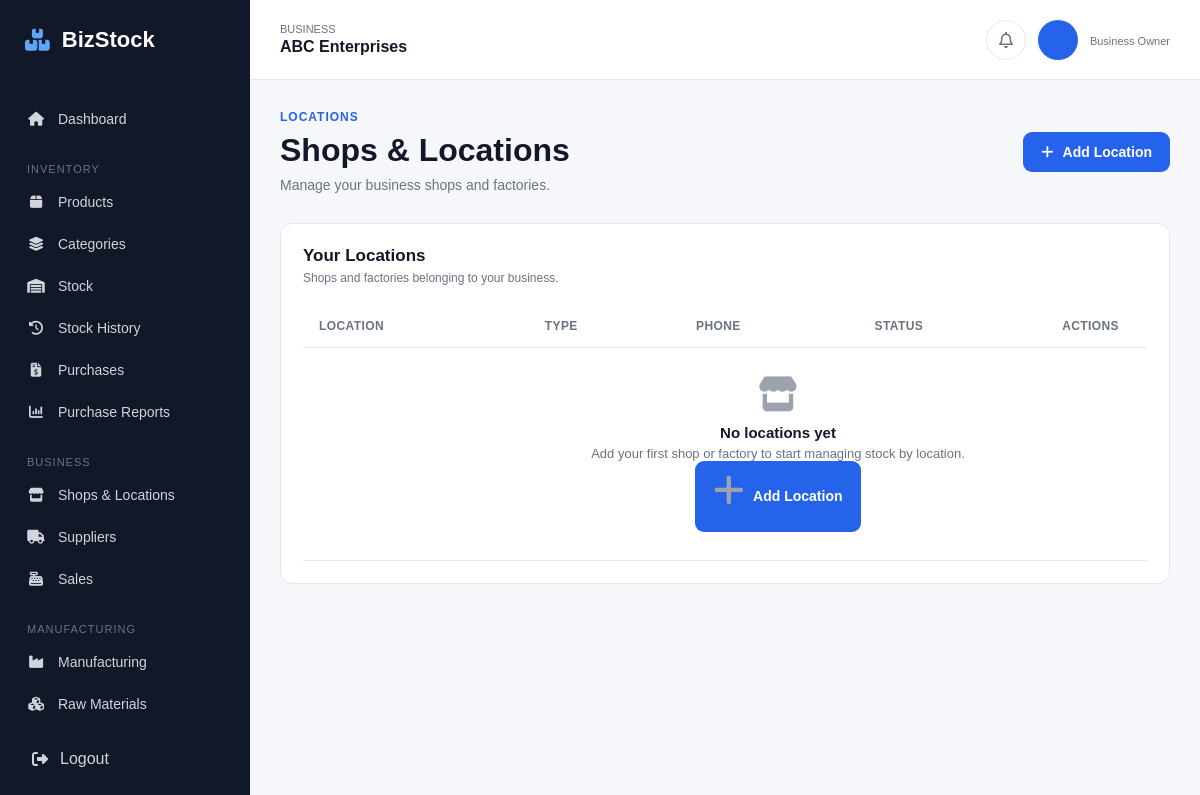
/shops/locations/ (signed in), run on an earlier commit of the app's database.
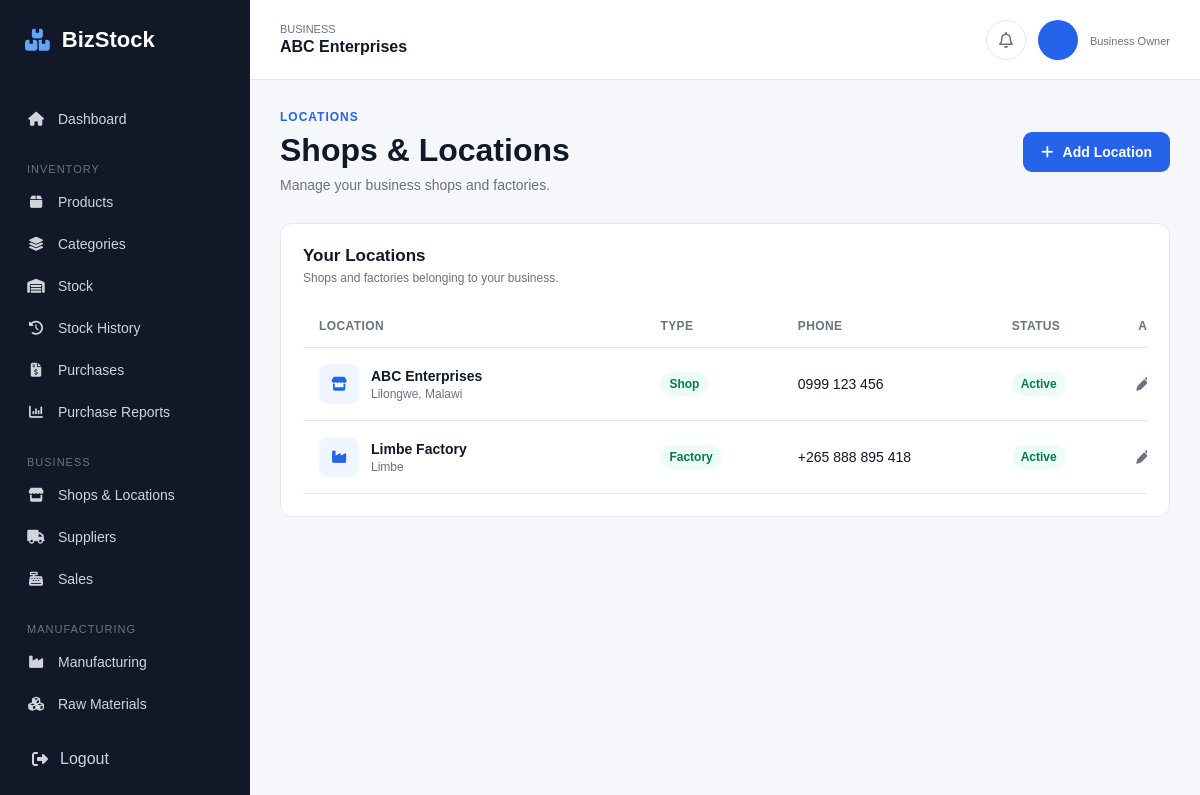
And on a later commit of the database.
### shops/models.py (models this page shows, shortened)
class Location(models.Model):
    LOCATION_TYPES = [
        ('factory', 'Factory'),
        ('shop', 'Shop'),
    ]
    business = models.ForeignKey(
        Business,
        on_delete=models.CASCADE,
        related_name='locations'
    )
    name = models.CharField(
        max_length=150
    )
    location_type = models.CharField(
        max_length=20,
        choices=LOCATION_TYPES
    )
    address = models.TextField(
        blank=True
    )
    phone = models.CharField(
        max_length=30,
        blank=True
    )
    is_active = models.BooleanField(
        default=True
    )
    created_at = models.DateTimeField(
        auto_now_add=True
    )
    class Meta:
        ordering = ['name']

### shops/views.py (the view)
# urls.py: path('locations/', views.location_list, name='location_list'),
@login_required
def location_list(request):
    business = request.user.userprofile.business
    locations = Location.objects.filter(
        business=business
    )
    return render(
        request,
        'shops/location_list.html',
        {
            'locations': locations,
        }
    )

### templates/shops/location_list.html (shortened to what the changed rows need)
{% extends 'base.html' %}
{% block content %}
<div class="page-header">
    <div>
        <h1>Shops & Locations</h1>
    </div>
</div>
<div class="dashboard-panel">
    <div class="panel-header">
        <div>
            <h2>Your Locations</h2>
        </div>
    </div>
    <div class="table-container">
        <table class="data-table">
            <thead>
                <tr>
                    <th>Location</th>
                    <th>Type</th>
                    <th>Phone</th>
                    <th>Status</th>
                    <th>Actions</th>
                </tr>
            </thead>
            <tbody>
                {% for location in locations %}
                <tr>
                    <td>
                        <div class="product-name">
                            <div class="product-icon">
                                {% if location.location_type == 'factory' %}
                                    <i class="fa-solid fa-industry"></i>
                                {% else %}
                                    <i class="fa-solid fa-store"></i>
                                {% endif %}
                            </div>
                            <div>
                                <strong>
                                    {{ location.name }}
                                </strong>
                                {% if location.address %}
                                    <small>
                                        {{ location.address }}
                                    </small>
                                {% endif %}
                            </div>
                        </div>
                    </td>
                    <td>
                        {% if location.location_type == 'factory' %}
                            <span class="status-badge active">
                                Factory
                            </span>
                        {% else %}
                            <span class="status-badge active">
                                Shop
                            </span>
                        {% endif %}
                    </td>
                    <td>
                        {{ location.phone|default:"—" }}
                    </td>
                    <td>
                        {% if location.is_active %}
                            <span class="status-badge active">
                                Active
                            </span>
                        {% else %}
                            <span class="status-badge inactive">
                                Inactive
                            </span>
                        {% endif %}
                    </td>
                    <td>
                        <div class="table-actions">
                            <a
                                href="{% url 'location_edit' location.id %}"
                                class="table-action"
                            >
                                <i class="fa-solid fa-pen"></i>
                            </a>
                        </div>
                    </td>
                </tr>
                {% empty %}
                <tr>
                    <td colspan="5">
                        <div class="empty-state">
                            <i class="fa-solid fa-store"></i>
                            <h3>No locations yet</h3>
                            <p>
                                Add your first shop or factory to start
                                managing stock by location.
                            </p>
                            <a
                                href="{% url 'location_create' %}"
                                class="primary-button"
                            >
                                <i class="fa-solid fa-plus"></i>
                                Add Location
                            </a>
                        </div>
                    </td>
                </tr>
                {% endfor %}
            </tbody>
        </table>
    </div>
</div>
{% endblock %}

What changed in the data, as far as the page shows it:
added Location: location_type "shop" (drawn), name "ABC Enterprises", address "Lilongwe, Malawi", phone "0999 123 456", is_active "Active"
added Location: location_type "factory" (drawn), name "Limbe Factory", address "Limbe", phone "+265 888 895 418", is_active "Active"
Also different on the page:
text no longer shown: "No locations yet Add your first shop or factory to start managing stock by location. Add Location"
